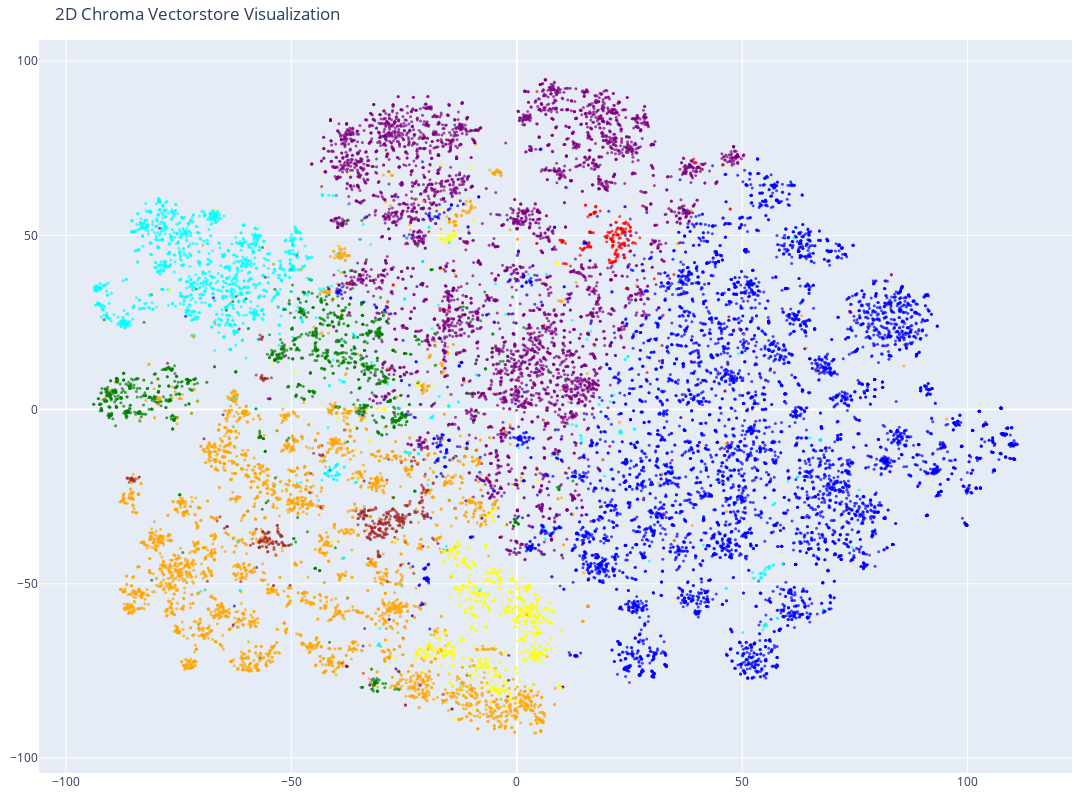

The notebook cell saved with this chart:
### Code cell
# Create the 2D scatter plot
fig = go.Figure(data=[go.Scatter(
    x=reduced_vectors[:, 0],
    y=reduced_vectors[:, 1],
    mode='markers',
    marker=dict(size=3, color=colors, opacity=0.7),
)])

fig.update_layout(
    title='2D Chroma Vectorstore Visualization',
    scene=dict(xaxis_title='x', yaxis_title='y'),
    width=1200,
    height=800,
    margin=dict(r=20, b=10, l=10, t=40)
)

fig.show()

### Figure 1 — Plotly figure (JSON) as saved in the notebook; plotly's stock layout.template omitted (floating-point values rounded to 4 significant figures; data arrays with more than 128 entries replaced by an {"elided": "..."} marker saying what was removed)
{"data": [{"marker": {"color": {"elided": "20000 str values"}, "opacity": 0.7, "size": 3}, "mode": "markers", "type": "scatter", "x": {"elided": "20000 float values"}, "y": {"elided": "20000 float values"}}], "layout": {"height": 800, "margin": {"b": 10, "l": 10, "r": 20, "t": 40}, "scene": {"xaxis": {"title": {"text": "x"}}, "yaxis": {"title": {"text": "y"}}}, "title": {"text": "2D Chroma Vectorstore Visualization"}, "width": 1200}}
